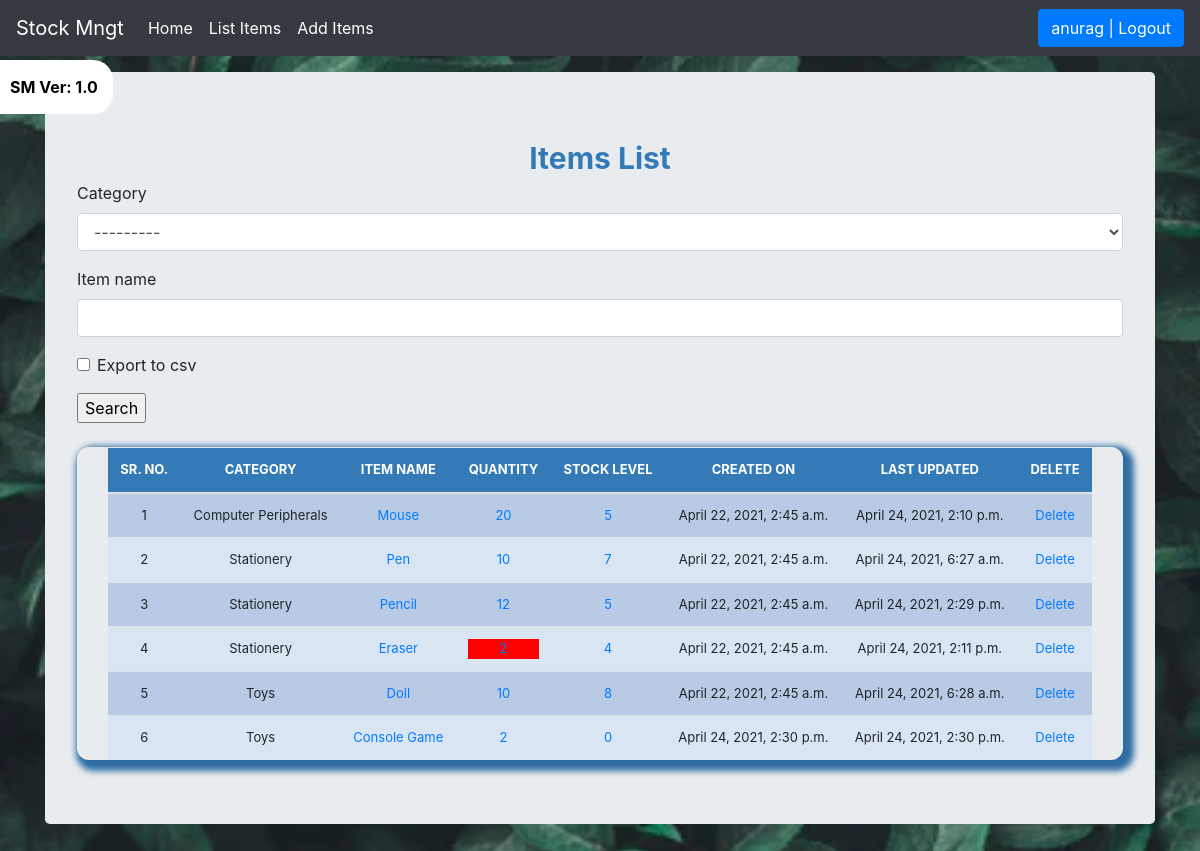
The app's page /list_items/ (signed in) with its own data.
### stock_mngt/models.py (models this page shows, shortened)
class Stock(models.Model):
    category = models.ForeignKey(Category, on_delete=models.CASCADE, blank=True)
    item_name = models.CharField(max_length=50, blank=True, null=True)
    quantity = models.IntegerField(default='0', blank=True, null=True)
    received_quantity = models.IntegerField(default='0', blank=True, null=True)
    received_by = models.CharField(max_length=50, blank=True, null=True)
    issued_quantity = models.IntegerField(default='0', blank=True, null=True)
    issued_by = models.CharField(max_length=50, blank=True, null=True)
    issued_to = models.CharField(max_length=50, blank=True, null=True)
    contact_no = models.CharField(max_length=10, blank=True, null=True)
    stock_level = models.IntegerField(default='0', blank=True, null=True)
    created_on = models.DateTimeField(auto_now_add=True, auto_now=False)
    last_updated = models.DateTimeField(auto_now_add=False,auto_now=True)

class Category(models.Model):
    name = models.CharField(max_length=50, blank=True, null=True)
    def __str__(self):
        return self.name

### stock_mngt/views.py (the view, shortened to what this page needs)
# urls.py: path('list_items/', views.list_items, name='list_items'),
@login_required
def list_items(request):
    title = "Items List"
    queryset = Stock.objects.all()
    form = StockSearchForm(request.POST or None)
    context = {
        "title": title,
        "queryset": queryset,
        "form": form
    }
    return render(request, "list_items.html", context)

### stock_mngt/forms.py
class StockSearchForm(forms.ModelForm):
    export_to_csv = forms.BooleanField(required=False)
    class Meta:
        model = Stock
        fields = ['category', 'item_name']

### stock_mngt/templates/list_items.html (shortened to what this page needs)
{% load staticfiles %}
{% load crispy_forms_tags %}
<!doctype html>
<html lang="en">
  <head>
<link href="{% static 'css/bootstrap.min.css' %}" rel="stylesheet">
<link href="{% static 'css/stylesheet.css' %}" rel="stylesheet">
    <link href="{% static 'css/navbar-top-fixed.css' %}" rel="stylesheet">
  </head>
  <body>
  {% include 'nav_bar.html' %}
<main role="main" class="container">
  <div class="jumbotron">
    <div class="page_header">{{title}}</div>
        <form method="POST" action=""> {% csrf_token %}
            {{form|crispy}}
            <input type="submit" value="Search"/>
        </form>
      <br>
    <div class="display_table">
      <table class="table">
        <thead>
          <tr>
            <th>SR. NO.</th>
            <th>CATEGORY</th>
            <th>ITEM NAME</th>
            <th>QUANTITY</th>
            <th>STOCK LEVEL</th>
            <th>CREATED ON</th>
            <th>LAST UPDATED</th>
            <th>DELETE</th>
          </tr>
        </thead>
        {% for instance in queryset %}
        <tr>
            <td>{{forloop.counter}}</td>
            <td>{{instance.category}}</td>
            <td><a href="{% url 'update_items' instance.id %}">{{instance.item_name}}</a></td>
            <td>{% if instance.quantity <= instance.stock_level %}
                <div style="background-color: red;">
                   <a href="{% url 'stock_details' instance.id %}">{{instance.quantity}}</a>
                </div>
                {% else %}<a href="{% url 'stock_details' instance.id %}">{{instance.quantity}}</a>
                {% endif %}
            </td>
            <td><a href="{% url 'stock_level' instance.id %}">{{instance.stock_level}}</a></td>
            <td>{{instance.created_on}}</td>
            <td>{{instance.last_updated}}</td>
            <td><a href="{% url 'delete_items' instance.id %}">Delete</a></td>
         </tr>
        {% endfor %}
      </table>
    </div>
  </div>
</main>
</body>
</html>

### stock_mngt/templates/nav_bar.html (shortened to what this page needs)
  <nav class="navbar navbar-expand-md navbar-dark fixed-top bg-dark">
   <a class="navbar-brand" href="/">Stock Mngt</a>
   <div class="collapse navbar-collapse" id="navbarCollapse">
    <ul class="navbar-nav mr-auto">
      <li class="nav-item active">
        <a class="nav-link" href="/">Home <span class="sr-only">(current)</span></a>
      </li>
      {% if request.user.is_authenticated %}
        <li class="nav-item active">
          <a class="nav-link" href="/list_items">List Items <span class="sr-only">(current)</span></a>
        </li>
        <li class="nav-item active">
          <a class="nav-link" href="/add_items">Add Items <span class="sr-only">(current)</span></a>
        </li>
      {% endif %}
    </ul>
    <ul class="navbar-nav">
      {% if request.user.is_authenticated %}
      <li><a href="/accounts/logout"><button class="btn btn-primary">{{ user }} | Logout</button></a></li>
      {% else %}
      <li><a href="/accounts/login"><button class="btn btn-primary">Login</button></a></li>
      {% endif %}
    </ul>
  </div>
  </nav>
  <a href="#"><div id="version-display" data-toggle="modal" data-target="#myModal">SM Ver: 1.0</div></a>

### stock_mngt/static/css/stylesheet.css (style rules this page uses)
body { background-color: #ffffff; background-image: url("../img/leaves.webp"); height:100%; background-position: center; background-repeat: no-repeat; background-size: cover; }
.table { font-size: 13px; text-align: center; width: 95%; margin: auto; text-align: center; }
.table tr:nth-child(odd) { background: #B8CAE4; }
.table tr:nth-child(even) { background: #dae5f4; }
th { background-color: #337ab7; color: white; }
.display_table { border-top-left-radius:12px; border-top-right-radius:12px; border-bottom-right-radius: 12px; border-bottom-left-radius: 12px; padding-left: 5px; padding-right: 5px; box-shadow: 5px 5px 6px 6px #2e6da4; }
.page_header { color: #337ab7; font-size: 30px; text-align: center; display: block; font-weight: bolder; }
#version-display { background-color: white; color: black; text-align: center; display: inline; font-weight:bolder; padding:15px; position: fixed; top:60px; left:-5px; z-index:3000; border-top-right-radius:20px; border-bottom-right-radius:20px; }

### stock_mngt/static/css/navbar-top-fixed.css (style rules this page uses)
body { min-height: 75rem; padding-top: 4.5rem; }

### records on screen
Stock: category "Computer Peripherals", item_name "Mouse", quantity "20", stock_level "5", created_on "April 22, 2021, 2:45 a.m.", last_updated "April 24, 2021, 2:10 p.m."
Stock: category "Stationery", item_name "Pen", quantity "10", stock_level "7", created_on "April 22, 2021, 2:45 a.m.", last_updated "April 24, 2021, 6:27 a.m."
Stock: category "Stationery", item_name "Pencil", quantity "12", stock_level "5", created_on "April 22, 2021, 2:45 a.m.", last_updated "April 24, 2021, 2:29 p.m."
Stock: category "Stationery", item_name "Eraser", quantity "2", stock_level "4", created_on "April 22, 2021, 2:45 a.m.", last_updated "April 24, 2021, 2:11 p.m."
Stock: category "Toys", item_name "Doll", quantity "10", stock_level "8", created_on "April 22, 2021, 2:45 a.m.", last_updated "April 24, 2021, 6:28 a.m."
Stock: category "Toys", item_name "Console Game", quantity "2", stock_level "0", created_on "April 24, 2021, 2:30 p.m.", last_updated "April 24, 2021, 2:30 p.m."

### other values on screen
{{ user }} "anurag"
{{ title }} "Items List"
